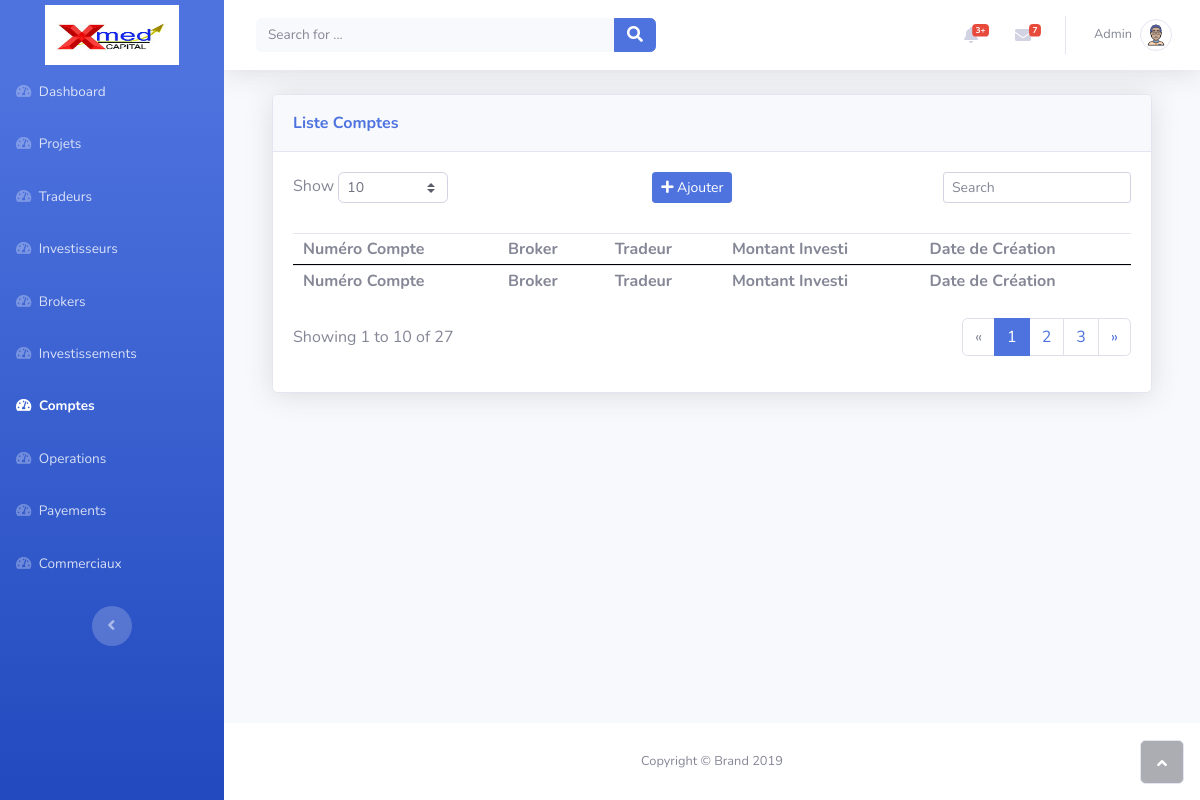
The page /comptes/ (signed in) on the database as committed earlier.
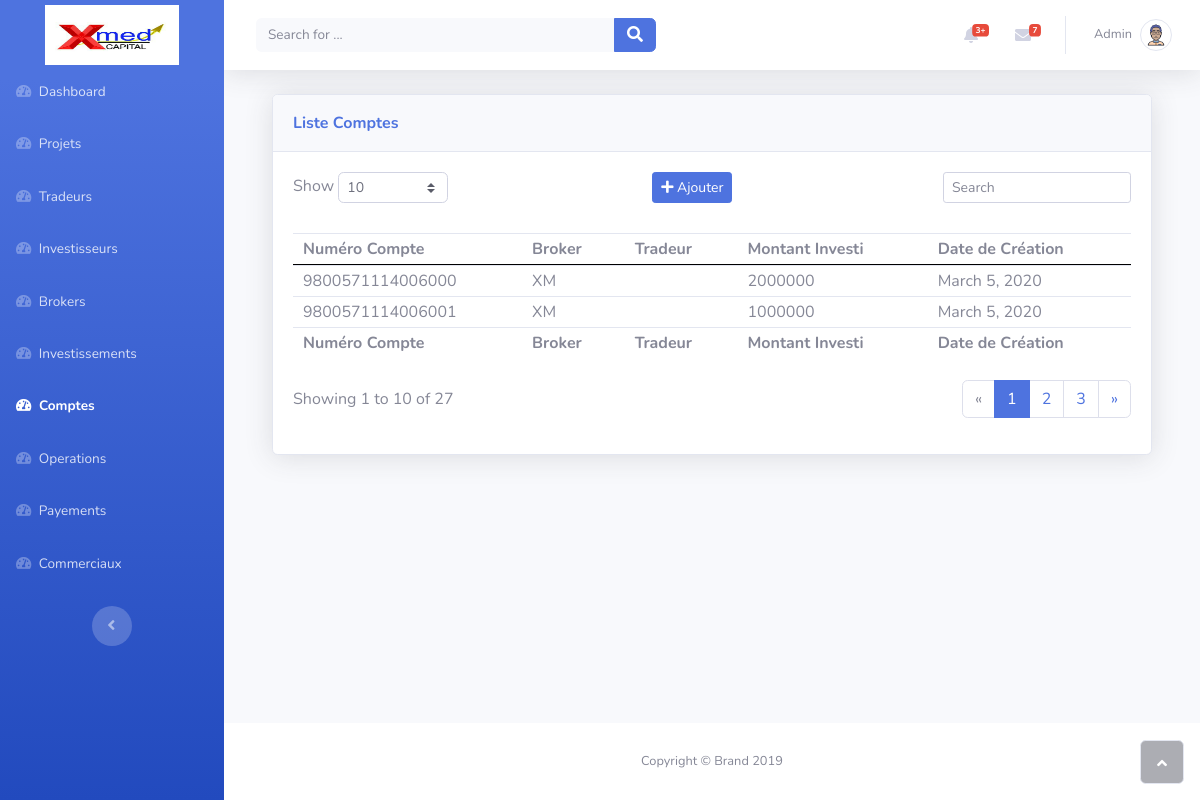
The same page on the database as committed later.
### compte/models.py (models this page shows, shortened)
class Compte(models.Model):
    num_compte = models.CharField(max_length=225, unique=True)
    tradeur = models.ForeignKey(Tradeur, related_name='comptes', null=True, blank=True, on_delete=models.DO_NOTHING)
    broker = models.ForeignKey(Broker, related_name='comptes', on_delete=models.DO_NOTHING)
    montant_investi = models.PositiveSmallIntegerField()
    date_creation = models.DateField(default=datetime.datetime.now)

### broker/models.py (models this page shows, shortened)
class Broker(models.Model):
    libelle = models.CharField(max_length=50, unique=True)
    site_web = models.CharField(max_length=100, unique=True)
    def __str__(self):
        return f"{self.libelle}"

### compte/views.py (the view)
# urls.py: path('', views.index, name="brokers"),
@login_required
@staff_member_required
def index(request):
    context = {
        "comptes": Compte.objects.all()
    }
    return render(request, 'compte/index.html', context)

### investisseur/context_processors.py (called while the page is built)
def infos_investisseur(request):
    try:
        investisseur = Investisseur.objects.get(id=request.user.id)
    except Investisseur.DoesNotExist:
        investisseur = None
    context = {'investisseur': investisseur}
    return context

### compte/templates/compte/index.html (shortened to what this page needs)
{% extends 'base.html' %}
{% load static %}
{% block stylesheets %}
	<link rel="stylesheet" type="text/css" href="{% static 'css/compte/index.css' %}">
{% endblock %}
{% block content %}
	<div class="container-fluid">
		<div class="container-fluid">
			<div class="card shadow">
				<div class="card-header py-3">
					<p class="text-primary m-0 font-weight-bold">Liste Comptes</p>
				</div>
				<div class="card-body">
					<div class="row">
						<div class="col-md-5 text-nowrap">
							<div id="dataTable_length" class="dataTables_length" aria-controls="dataTable"><label>Show <select class="form-control form-control-sm custom-select custom-select-sm"><option value="10" selected>10</option><option value="25">25</option><option value="50">50</option><option value="100">100</option></select></label></div>
						</div>
                        <div class="col-md-2">
							<div class="mb-3">
								<a class="btn btn-primary btn-sm" href="{% url 'ajouter_compte' %} ">
									<i class="fas fa-plus"></i>
									Ajouter
								</a>
							</div>
						</div>
						<div class="col-md-5">
							<div class="text-md-right dataTables_filter" id="dataTable_filter"><label><input type="search" class="form-control form-control-sm" aria-controls="dataTable" placeholder="Search" /></label></div>
						</div>
					</div>
					<div class="table-responsive table mt-2" id="dataTable" role="grid" aria-describedby="dataTable_info">
						<table class="table dataTable my-0" id="dataTable">
							<thead>
								<tr>
									<th>Numéro Compte</th>
									<th>Broker</th>
									<th>Tradeur</th>
									<th>Montant Investi</th>
									<th>Date de Création</th>
								</tr>
							</thead>
							<tbody>
                                {% for compte in comptes %}
                                    <tr onclick="window.location = '{% url "modifier_compte" pk=compte.id %}';" style="cursor: pointer;">
                                        <td class="">{{ compte.num_compte }}</td>
                                        <td class="">{{ compte.broker }}</td>
                                        <td class="">{{ compte.tradeur }}</td>
                                        <td class="">{{ compte.montant_investi }}</td>
                                        <td class="">{{ compte.date_creation }}</td>
                                    </tr>
                                {% endfor %}
							</tbody>
							<tfoot>
								<tr>
									<td><strong>Numéro Compte</strong></td>
									<td><strong>Broker</strong></td>
									<td><strong>Tradeur</strong></td>
									<td><strong>Montant Investi</strong></td>
									<td><strong>Date de Création</strong></td>
								</tr>
							</tfoot>
						</table>
					</div>
					<div class="row">
						<div class="col-md-6 align-self-center">
							<p id="dataTable_info" class="dataTables_info" role="status" aria-live="polite">Showing 1 to 10 of 27</p>
						</div>
						<div class="col-md-6">
							<nav class="d-lg-flex justify-content-lg-end dataTables_paginate paging_simple_numbers">
								<ul class="pagination">
									<li class="page-item disabled"><a class="page-link" href="#" aria-label="Previous"><span aria-hidden="true">«</span></a></li>
									<li class="page-item active"><a class="page-link" href="#">1</a></li>
									<li class="page-item"><a class="page-link" href="#">2</a></li>
									<li class="page-item"><a class="page-link" href="#">3</a></li>
									<li class="page-item"><a class="page-link" href="#" aria-label="Next"><span aria-hidden="true">»</span></a></li>
								</ul>
							</nav>
						</div>
					</div>
				</div>
			</div>
		</div>
	</div>
{% endblock %}

Rows that differ between the two databases and show on the page:
added Compte: num_compte "9800571114006000", broker "XM", montant_investi "2000000", date_creation "March 5, 2020"
added Compte: num_compte "9800571114006001", broker "XM", montant_investi "1000000", date_creation "March 5, 2020"
